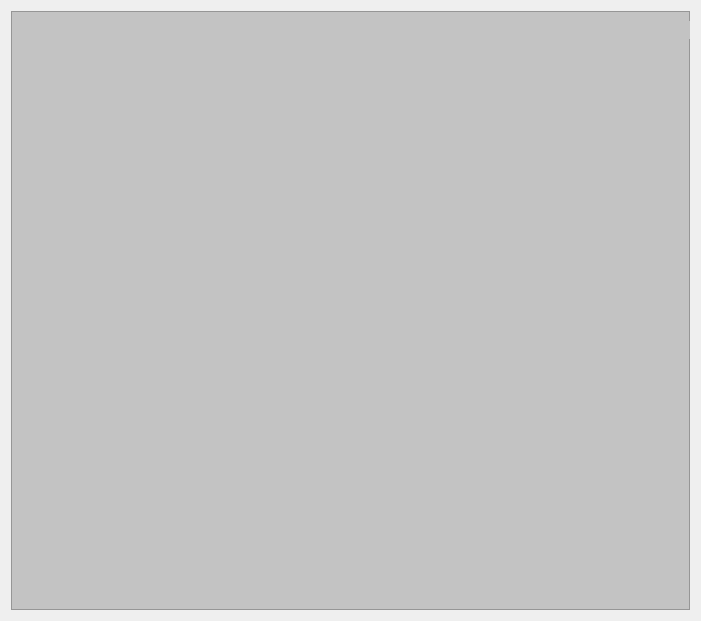
<?xml version="1.0" encoding="UTF-8"?>
<ui version="4.0">
 <class>Tablero</class>
 <widget class="QWidget" name="Tablero">
  <property name="geometry">
   <rect>
    <x>0</x>
    <y>0</y>
    <width>701</width>
    <height>621</height>
   </rect>
  </property>
  <property name="acceptDrops">
   <bool>true</bool>
  </property>
  <property name="windowTitle">
   <string>Form</string>
  </property>
  <layout class="QGridLayout" name="gridLayout">
   <item row="0" column="0">
    <widget class="QFrame" name="frame">
     <property name="acceptDrops">
      <bool>true</bool>
     </property>
     <property name="styleSheet">
      <string notr="true">background-color: rgb(195, 195, 195);</string>
     </property>
     <property name="frameShape">
      <enum>QFrame::StyledPanel</enum>
     </property>
     <property name="frameShadow">
      <enum>QFrame::Raised</enum>
     </property>
     <widget class="QLabel" name="seleccion">
      <property name="geometry">
       <rect>
        <x>620</x>
        <y>10</y>
        <width>59</width>
        <height>18</height>
       </rect>
      </property>
      <property name="text">
       <string/>
      </property>
     </widget>
    </widget>
   </item>
  </layout>
 </widget>
 <resources/>
 <connections/>
</ui>
